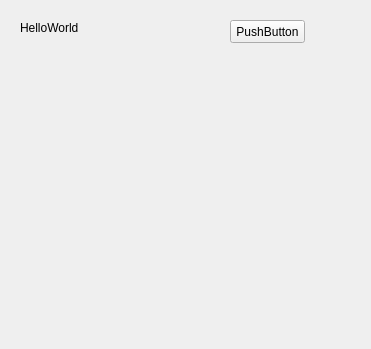
<?xml version="1.0" encoding="UTF-8"?>
<ui version="4.0">
 <class>Form</class>
 <widget class="QWidget" name="Form">
  <property name="geometry">
   <rect>
    <x>0</x>
    <y>0</y>
    <width>371</width>
    <height>349</height>
   </rect>
  </property>
  <property name="windowTitle">
   <string>Form</string>
  </property>
  <widget class="QLabel" name="label">
   <property name="geometry">
    <rect>
     <x>20</x>
     <y>20</y>
     <width>71</width>
     <height>16</height>
    </rect>
   </property>
   <property name="text">
    <string>HelloWorld</string>
   </property>
  </widget>
  <widget class="QPushButton" name="pushButton">
   <property name="geometry">
    <rect>
     <x>230</x>
     <y>20</y>
     <width>75</width>
     <height>23</height>
    </rect>
   </property>
   <property name="text">
    <string>PushButton</string>
   </property>
  </widget>
 </widget>
 <resources/>
 <connections/>
</ui>
